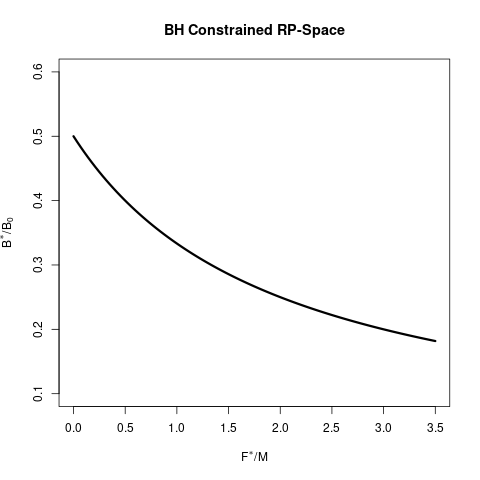

Reproduce this figure in R.
rm(list=ls())

#
library(latex2exp)

#
#
#

#
png("bhRP.png")
curve(1/(x+2), from=0, to=3.5, ylim=c(0.1, 0.6), lwd=3, main="BH Constrained RP-Space", xlab=TeX("F^*/M"), ylab=TeX("B^*/B_0"))
dev.off()

#


